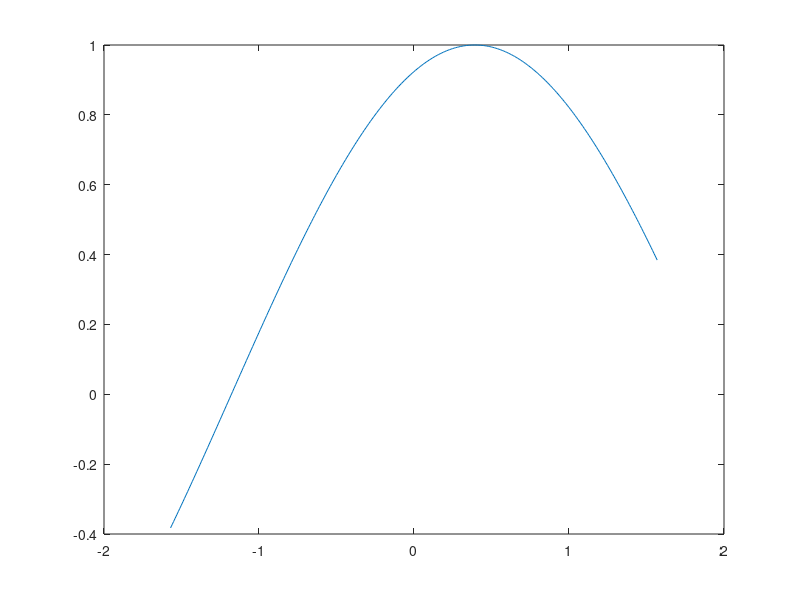
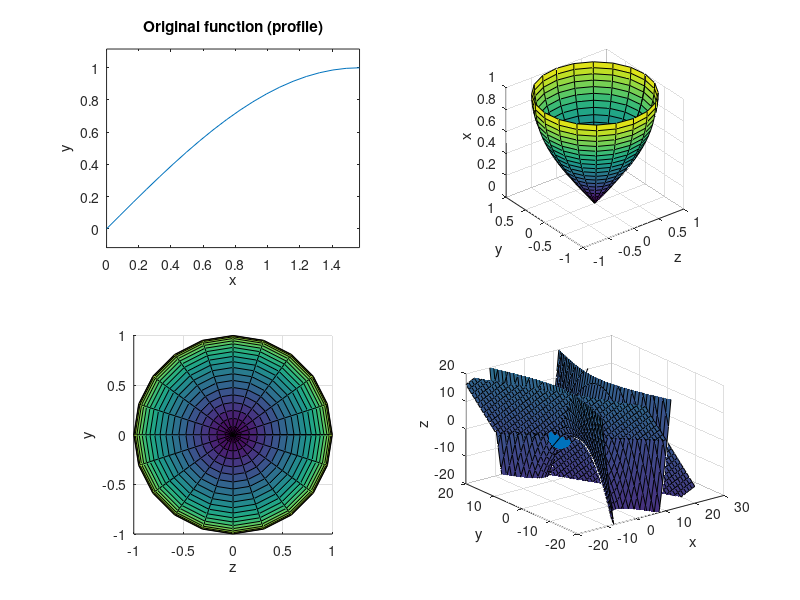

Write MATLAB code to recreate these figures, in order.
%% Spring 2015 
close all
clear all
% x = -10:0.1:10;
% y = -10:0.1:10;

[x,y] = meshgrid(-5:0.1:5,-5:0.1:5);


z = ((x.^2) + (y.^2)).*exp(1).^(-((x.^2) + (y.^2)));

surf(z);

%or...

r = 0:0.01:10;

z1 = r.*exp(1).^-r;

figure(2)
plot(r,z1);


%%
% Clear memory, clean screen, close any figure
clear, clc, close all 

% Define our initial profile
x = linspace(0, pi/2, 20);
y = sin(x); 

% We draw the profile
subplot(221), plot(x,y), axis equal
title('Original function (profile)')
xlabel('x'); ylabel('y'); 

% We use the cylinder function to rotate and align
% with the z-axis, to produce a 3D solid 
[X,Y,Z] = cylinder(y);
subplot(222), surf(X,Y,Z), axis square
xlabel('z'); ylabel('y'); zlabel('x') 

% We can have another view, along the x-axis
subplot(223), surf(X,Y,Z), axis square
xlabel('z'); ylabel('y'); zlabel('x')
view(0,90)

% We produce another image, now a lateral view
subplot(224), surf(X,Y,Z), axis square
xlabel('z'); ylabel('y'); zlabel('x')
view(90,0)
 
%% Spring 2017 #2
w = -pi/2:0.01:pi/2;

r = cos(w-pi/8);

figure(1)
plot(w,r);

z = sin(2*w);

figure(2)
% plot(w,z);
plot(r,z);

%% Spring 2017 #3
clear
close all

xmin = -20;
xmax = 20;

ymin = -20;
ymax =20;

% min:1:max

[x,y] = meshgrid(xmin:1:xmax,ymin:1:ymax);

z = (x.^2)/2-(y.^2)/8;

surf(x,y,z);
zlim([-20 20])
xlabel('x');
ylabel('y');
zlabel('z');
hold on
x1 = -2;
y1 = 5;
z1 = -9/8;

hi = [x1 y1 z1];



A = -8;
B = -5;
C = -4;
D = 4.5;
% x = [1 -1 -1 1]; % Generate data for x vertices
% y = [1 1 -1 -1]; % Generate data for y vertices
% z = -1/C*(A*x + B*y + D); % Solve for z vertices data
% patch(x, y, z);



% [x y] = meshgrid(-1:0.1:1); % Generate x and y data
z = -1/C*(A*x + B*y + D); % Solve for z data
surf(x,y,z) %Plot the surface


scatter3(hi(1),hi(2),hi(3),300,'filled','k')

v = [-4, -5/2, -2];
% v = [-5/2,-4, -2];
% vnorm = -v;
vnorm = -30*v/norm(v);

hi1 = hi+vnorm;

line([hi(1) hi1(1)],[hi(2) hi1(2)],[hi(3) hi1(3)],'Color','black');



p1 = [-2 5 -9/8];
p2 = [0 0 9/8];
p3 = [0 9/10 0];

hi3 = cross(p2+p1,p3+p1)

line([hi(1) hi(1)+hi3(1)],[hi(2) hi(2)+hi3(2)],[hi(3) hi(3)+hi3(3)],'Color','black');


%%